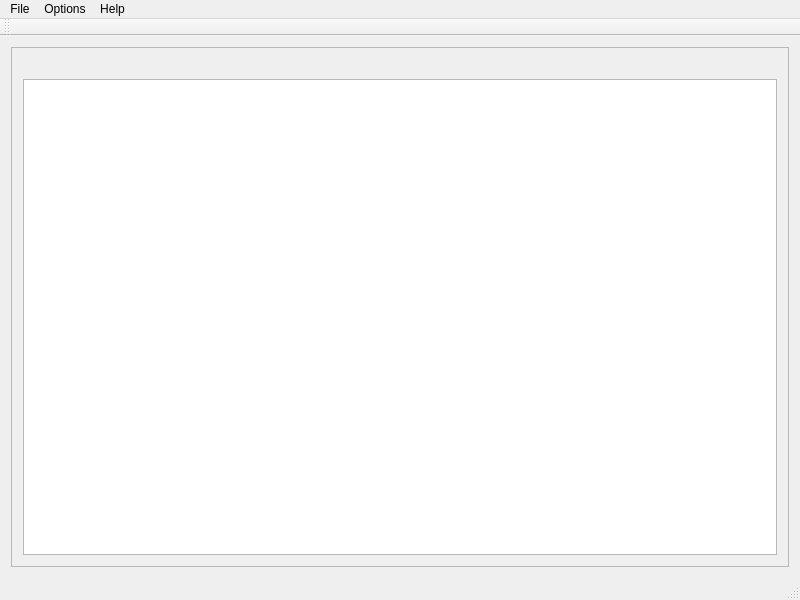
<?xml version="1.0" encoding="UTF-8"?>
<ui version="4.0">
 <class>MainWindow</class>
 <widget class="QMainWindow" name="MainWindow">
  <property name="geometry">
   <rect>
    <x>0</x>
    <y>0</y>
    <width>800</width>
    <height>600</height>
   </rect>
  </property>
  <property name="windowTitle">
   <string>LogFilter</string>
  </property>
  <widget class="QWidget" name="centralWidget">
   <layout class="QHBoxLayout" name="horizontalLayout">
    <item>
     <widget class="QScrollArea" name="scrollArea">
      <property name="sizePolicy">
       <sizepolicy hsizetype="Preferred" vsizetype="Preferred">
        <horstretch>0</horstretch>
        <verstretch>0</verstretch>
       </sizepolicy>
      </property>
      <property name="layoutDirection">
       <enum>Qt::LeftToRight</enum>
      </property>
      <property name="widgetResizable">
       <bool>true</bool>
      </property>
      <widget class="QWidget" name="scrollAreaWidgetContents">
       <property name="geometry">
        <rect>
         <x>0</x>
         <y>0</y>
         <width>780</width>
         <height>519</height>
        </rect>
       </property>
       <layout class="QVBoxLayout" name="verticalLayout">
        <item>
         <widget class="QLabel" name="label">
          <property name="text">
           <string/>
          </property>
         </widget>
        </item>
        <item>
         <widget class="QListView" name="listView"/>
        </item>
       </layout>
      </widget>
     </widget>
    </item>
   </layout>
  </widget>
  <widget class="QMenuBar" name="menuBar">
   <property name="geometry">
    <rect>
     <x>0</x>
     <y>0</y>
     <width>800</width>
     <height>22</height>
    </rect>
   </property>
   <widget class="QMenu" name="menuFIle">
    <property name="title">
     <string>File</string>
    </property>
    <addaction name="actionOpen_file"/>
    <addaction name="separator"/>
    <addaction name="actionExit"/>
   </widget>
   <widget class="QMenu" name="menuOptions">
    <property name="title">
     <string>Options</string>
    </property>
    <addaction name="actionHighlights"/>
   </widget>
   <widget class="QMenu" name="menuAbout">
    <property name="title">
     <string>Help</string>
    </property>
    <addaction name="actionAbout"/>
   </widget>
   <addaction name="menuFIle"/>
   <addaction name="menuOptions"/>
   <addaction name="menuAbout"/>
  </widget>
  <widget class="QToolBar" name="mainToolBar">
   <attribute name="toolBarArea">
    <enum>TopToolBarArea</enum>
   </attribute>
   <attribute name="toolBarBreak">
    <bool>false</bool>
   </attribute>
  </widget>
  <widget class="QStatusBar" name="statusBar"/>
  <action name="actionOpen_file">
   <property name="text">
    <string>Open file...</string>
   </property>
   <property name="shortcut">
    <string>Ctrl+O</string>
   </property>
  </action>
  <action name="actionExit">
   <property name="text">
    <string>Exit</string>
   </property>
   <property name="shortcut">
    <string>Ctrl+Q</string>
   </property>
  </action>
  <action name="actionHighlights">
   <property name="text">
    <string>Highlights...</string>
   </property>
   <property name="shortcut">
    <string>Ctrl+H</string>
   </property>
  </action>
  <action name="actionAbout">
   <property name="text">
    <string>About...</string>
   </property>
  </action>
 </widget>
 <layoutdefault spacing="6" margin="11"/>
 <resources/>
 <connections/>
</ui>
